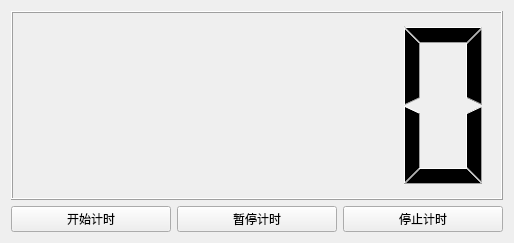
<?xml version="1.0" encoding="UTF-8"?>
<ui version="4.0">
 <class>MainWdiget</class>
 <widget class="QWidget" name="MainWdiget">
  <property name="geometry">
   <rect>
    <x>0</x>
    <y>0</y>
    <width>514</width>
    <height>243</height>
   </rect>
  </property>
  <property name="windowTitle">
   <string>Form</string>
  </property>
  <layout class="QVBoxLayout" name="verticalLayout_2">
   <item>
    <layout class="QVBoxLayout" name="verticalLayout" stretch="2,0">
     <item>
      <widget class="QLCDNumber" name="lcdNumber"/>
     </item>
     <item>
      <layout class="QHBoxLayout" name="horizontalLayout">
       <item>
        <widget class="QPushButton" name="startBtn">
         <property name="text">
          <string>开始计时</string>
         </property>
        </widget>
       </item>
       <item>
        <widget class="QPushButton" name="pauseBtn">
         <property name="text">
          <string>暂停计时</string>
         </property>
        </widget>
       </item>
       <item>
        <widget class="QPushButton" name="stopBtn">
         <property name="text">
          <string>停止计时</string>
         </property>
        </widget>
       </item>
      </layout>
     </item>
    </layout>
   </item>
  </layout>
 </widget>
 <resources/>
 <connections/>
</ui>
